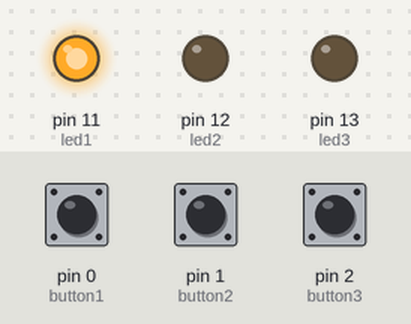
Bench run of a sketch on a simulated Arduino Uno, built with avr-gcc and run on an emulated ATmega328P. Shown: output pins drawn as LEDs (lit = HIGH). The inputs (shaded band) are chosen by the test bench; at power-on: pin 0 (button1) LOW, pin 1 (button2) LOW, pin 2 (button3) LOW.

Above: at 0.2 s.
At 5.9 s:
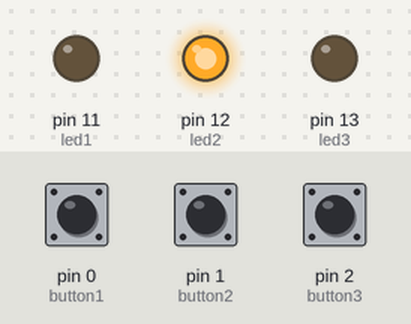
At 8.65 s:
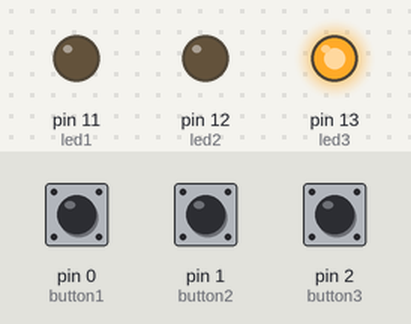
At 11.5 s:
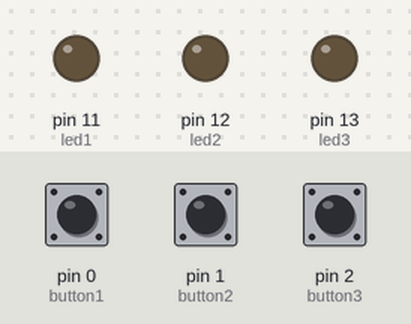
Timing chart, 0 to 12.7 s (numbered marks = the images above):
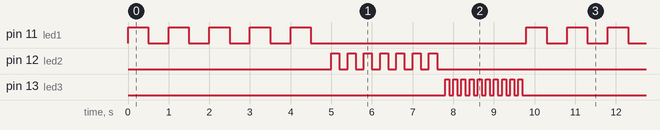

Measured:
- by itself, pin 11 (led1): repeats every 9.8 s: 4 × (LOW 0.50 s, HIGH 0.50 s), LOW 5.3 s, HIGH 0.50 s
- by itself, pin 12 (led2): repeats every 9.8 s: 6 × (LOW 0.20 s, HIGH 0.20 s), LOW 7.2 s, HIGH 0.20 s
- by itself, pin 13 (led3): repeats every 9.8 s: 9 × (LOW 0.10 s, HIGH 0.10 s), LOW 7.9 s, HIGH 0.10 s

The sketch:

01-12-2022-bt3-bt4.ino
```cpp
int button1 = 0;
int button2 = 1;
int button3 = 2;
int led1 = 11;
int led2 = 12;
int led3 = 13;
void setup() {
  // put your setup code here, to run once:
  pinMode(button1, INPUT);
  pinMode(button2, INPUT);
  pinMode(button3, INPUT);
  pinMode(led1,OUTPUT);
  pinMode(led2,OUTPUT);
  pinMode(led3,OUTPUT);

}

void den1(int button, int led,  int loop, int t){
    if (digitalRead(button) == LOW) {
       for(int i = 0; i < loop; i++){
      digitalWrite(led, HIGH);
      delay(t);
      digitalWrite(led,LOW);
      delay(t);
      }
    }
}

void loop() {
  // put your main code here, to run repeatedly:
   den1(button1, led1, 5, 500);
   den1(button2, led2, 7, 200);
   den1(button3, led3, 10, 100);
}
//C:\Users\Admin\AppData\Local\Temp\arduino_build_218792\01-12-2022-bt3-bt4.ino.elf
```
